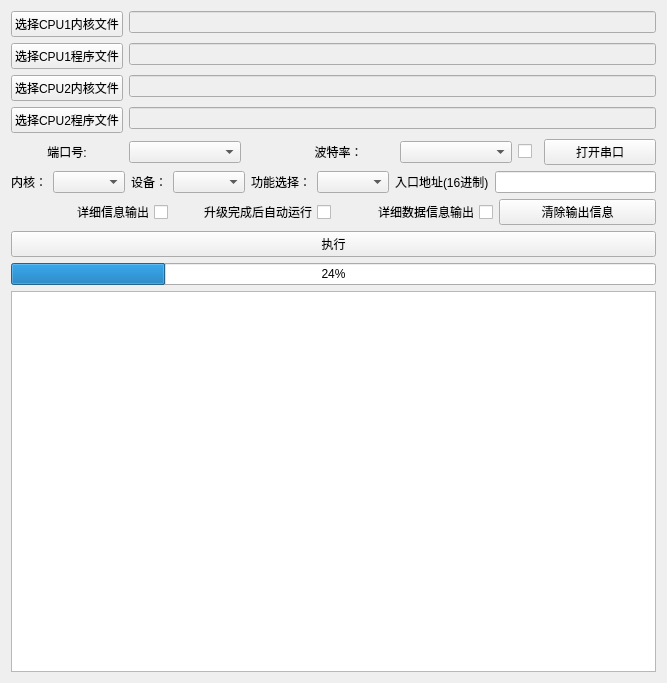
<?xml version="1.0" encoding="UTF-8"?>
<ui version="4.0">
 <class>serialFlashProgrammerClass</class>
 <widget class="QWidget" name="serialFlashProgrammerClass">
  <property name="geometry">
   <rect>
    <x>0</x>
    <y>0</y>
    <width>667</width>
    <height>683</height>
   </rect>
  </property>
  <property name="windowTitle">
   <string>serialFlashProgrammer</string>
  </property>
  <layout class="QVBoxLayout" name="verticalLayout">
   <item>
    <layout class="QFormLayout" name="formLayout">
     <item row="1" column="0">
      <widget class="QPushButton" name="btn_selectProgramFile">
       <property name="text">
        <string>选择CPU1程序文件</string>
       </property>
      </widget>
     </item>
     <item row="1" column="1">
      <widget class="QLineEdit" name="lineEdit">
       <property name="enabled">
        <bool>false</bool>
       </property>
      </widget>
     </item>
     <item row="0" column="0">
      <widget class="QPushButton" name="pushButton_3">
       <property name="text">
        <string>选择CPU1内核文件</string>
       </property>
      </widget>
     </item>
     <item row="0" column="1">
      <widget class="QLineEdit" name="lineEdit_2">
       <property name="enabled">
        <bool>false</bool>
       </property>
      </widget>
     </item>
     <item row="2" column="0">
      <widget class="QPushButton" name="pushButton">
       <property name="text">
        <string>选择CPU2内核文件</string>
       </property>
      </widget>
     </item>
     <item row="2" column="1">
      <widget class="QLineEdit" name="lineEdit_3">
       <property name="enabled">
        <bool>false</bool>
       </property>
      </widget>
     </item>
     <item row="3" column="0">
      <widget class="QPushButton" name="btn_selectProgramFile1">
       <property name="text">
        <string>选择CPU2程序文件</string>
       </property>
      </widget>
     </item>
     <item row="3" column="1">
      <widget class="QLineEdit" name="lineEditPrg1FilePath">
       <property name="enabled">
        <bool>false</bool>
       </property>
      </widget>
     </item>
    </layout>
   </item>
   <item>
    <layout class="QGridLayout" name="gridLayout">
     <item row="0" column="2">
      <widget class="QPushButton" name="btn_portSearch">
       <property name="maximumSize">
        <size>
         <width>30</width>
         <height>30</height>
        </size>
       </property>
       <property name="autoFillBackground">
        <bool>false</bool>
       </property>
       <property name="text">
        <string extracomment="搜索"/>
       </property>
       <property name="icon">
        <iconset resource="serialFlashProgrammer.qrc">
         <normaloff>:/icon/icon/search.png</normaloff>:/icon/icon/search.png</iconset>
       </property>
       <property name="autoRepeat">
        <bool>false</bool>
       </property>
       <property name="autoExclusive">
        <bool>false</bool>
       </property>
       <property name="autoDefault">
        <bool>false</bool>
       </property>
       <property name="flat">
        <bool>true</bool>
       </property>
      </widget>
     </item>
     <item row="0" column="1">
      <widget class="QComboBox" name="cbox_port"/>
     </item>
     <item row="0" column="0">
      <widget class="QLabel" name="label">
       <property name="text">
        <string>端口号:</string>
       </property>
       <property name="alignment">
        <set>Qt::AlignCenter</set>
       </property>
      </widget>
     </item>
     <item row="0" column="3">
      <widget class="QLabel" name="label_2">
       <property name="text">
        <string>波特率：</string>
       </property>
       <property name="alignment">
        <set>Qt::AlignCenter</set>
       </property>
      </widget>
     </item>
     <item row="0" column="6">
      <widget class="QPushButton" name="btn_openPart">
       <property name="text">
        <string>打开串口</string>
       </property>
      </widget>
     </item>
     <item row="0" column="4">
      <widget class="QComboBox" name="cbox_baud"/>
     </item>
     <item row="0" column="5">
      <widget class="QCheckBox" name="bandSelectCheckBox">
       <property name="maximumSize">
        <size>
         <width>20</width>
         <height>16777215</height>
        </size>
       </property>
       <property name="text">
        <string/>
       </property>
       <property name="tristate">
        <bool>false</bool>
       </property>
      </widget>
     </item>
    </layout>
   </item>
   <item>
    <layout class="QGridLayout" name="gridLayout_2">
     <item row="0" column="7">
      <widget class="QLabel" name="label_6">
       <property name="text">
        <string>入口地址(16进制)</string>
       </property>
      </widget>
     </item>
     <item row="0" column="3">
      <widget class="QLabel" name="label_5">
       <property name="text">
        <string>设备：</string>
       </property>
       <property name="alignment">
        <set>Qt::AlignCenter</set>
       </property>
      </widget>
     </item>
     <item row="0" column="2">
      <widget class="QComboBox" name="cbox_core"/>
     </item>
     <item row="0" column="6">
      <widget class="QComboBox" name="cbox_function"/>
     </item>
     <item row="0" column="4">
      <widget class="QComboBox" name="cbox_device"/>
     </item>
     <item row="0" column="5">
      <widget class="QLabel" name="label_3">
       <property name="text">
        <string>功能选择：</string>
       </property>
       <property name="alignment">
        <set>Qt::AlignCenter</set>
       </property>
      </widget>
     </item>
     <item row="0" column="1">
      <widget class="QLabel" name="label_4">
       <property name="text">
        <string>内核：</string>
       </property>
       <property name="alignment">
        <set>Qt::AlignCenter</set>
       </property>
      </widget>
     </item>
     <item row="0" column="8">
      <widget class="QLineEdit" name="enterAddrLineEdit"/>
     </item>
    </layout>
   </item>
   <item>
    <layout class="QGridLayout" name="gridLayout_3">
     <item row="2" column="2">
      <widget class="QCheckBox" name="checkBox_3">
       <property name="layoutDirection">
        <enum>Qt::RightToLeft</enum>
       </property>
       <property name="text">
        <string>详细数据信息输出</string>
       </property>
      </widget>
     </item>
     <item row="2" column="1">
      <widget class="QCheckBox" name="checkBox_2">
       <property name="layoutDirection">
        <enum>Qt::RightToLeft</enum>
       </property>
       <property name="text">
        <string>升级完成后自动运行</string>
       </property>
      </widget>
     </item>
     <item row="2" column="0">
      <widget class="QCheckBox" name="checkBox">
       <property name="layoutDirection">
        <enum>Qt::RightToLeft</enum>
       </property>
       <property name="text">
        <string>详细信息输出</string>
       </property>
      </widget>
     </item>
     <item row="2" column="3">
      <widget class="QPushButton" name="btn_cleanMessage">
       <property name="text">
        <string>清除输出信息</string>
       </property>
      </widget>
     </item>
    </layout>
   </item>
   <item>
    <widget class="QPushButton" name="btn_execute">
     <property name="text">
      <string>执行</string>
     </property>
    </widget>
   </item>
   <item>
    <widget class="QProgressBar" name="progressBar">
     <property name="value">
      <number>24</number>
     </property>
    </widget>
   </item>
   <item>
    <widget class="QTextBrowser" name="textBrowser"/>
   </item>
  </layout>
 </widget>
 <layoutdefault spacing="6" margin="11"/>
 <resources>
  <include location="serialFlashProgrammer.qrc"/>
 </resources>
 <connections>
  <connection>
   <sender>cbox_device</sender>
   <signal>activated(QString)</signal>
   <receiver>serialFlashProgrammerClass</receiver>
   <slot>vn_cbox_device_activated(QString)</slot>
   <hints>
    <hint type="sourcelabel">
     <x>296</x>
     <y>213</y>
    </hint>
    <hint type="destinationlabel">
     <x>412</x>
     <y>114</y>
    </hint>
   </hints>
  </connection>
  <connection>
   <sender>btn_execute</sender>
   <signal>clicked()</signal>
   <receiver>serialFlashProgrammerClass</receiver>
   <slot>vn_btn_execute_clicked()</slot>
   <hints>
    <hint type="sourcelabel">
     <x>455</x>
     <y>288</y>
    </hint>
    <hint type="destinationlabel">
     <x>524</x>
     <y>148</y>
    </hint>
   </hints>
  </connection>
  <connection>
   <sender>enterAddrLineEdit</sender>
   <signal>editingFinished()</signal>
   <receiver>serialFlashProgrammerClass</receiver>
   <slot>vn_lineEdit_enterAddr_editingFinished()</slot>
   <hints>
    <hint type="sourcelabel">
     <x>654</x>
     <y>215</y>
    </hint>
    <hint type="destinationlabel">
     <x>760</x>
     <y>210</y>
    </hint>
   </hints>
  </connection>
  <connection>
   <sender>bandSelectCheckBox</sender>
   <signal>stateChanged(int)</signal>
   <receiver>serialFlashProgrammerClass</receiver>
   <slot>vn_checkBox_bandStatus_stateChange(int)</slot>
   <hints>
    <hint type="sourcelabel">
     <x>537</x>
     <y>175</y>
    </hint>
    <hint type="destinationlabel">
     <x>605</x>
     <y>185</y>
    </hint>
   </hints>
  </connection>
  <connection>
   <sender>btn_cleanMessage</sender>
   <signal>clicked()</signal>
   <receiver>serialFlashProgrammerClass</receiver>
   <slot>vn_btn_cleanMessage_clicked()</slot>
   <hints>
    <hint type="sourcelabel">
     <x>618</x>
     <y>246</y>
    </hint>
    <hint type="destinationlabel">
     <x>662</x>
     <y>249</y>
    </hint>
   </hints>
  </connection>
 </connections>
 <slots>
  <slot>on_btn_portSearch_clicked()</slot>
  <slot>on_btn_openPart_clicked()</slot>
  <slot>vn_cbox_device_activated(QString)</slot>
  <slot>vn_btn_execute_clicked()</slot>
  <slot>vn_lineEdit_enterAddr_editingFinished()</slot>
  <slot>vn_checkBox_bandStatus_stateChange(int)</slot>
  <slot>vn_btn_cleanMessage_clicked()</slot>
 </slots>
</ui>
